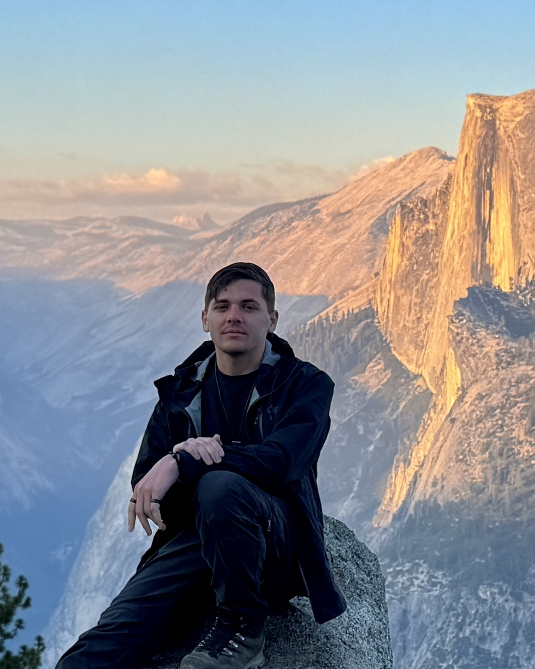
#> input picture assets/images/headshot.jpeg, 1070 x 1338 px (shown at 1/2 size)
$ python optimize_portraits.py
#> lines starting #> are read from the running program, lines starting #| are printed output that depends on the picture
"""Rebuild the responsive portrait derivatives from the retained original.

Authoring-only dependency: Pillow 12.3.0 (libwebp 1.6.0 in the release wheel).
The deployed website remains static and does not require Pillow.
"""
from __future__ import annotations
from pathlib import Path
from PIL import Image, ImageOps

ROOT = Path(__file__).resolve().parents[1]


def build() -> dict[str, dict[str, int]]:
    source = ROOT / "assets/images/headshot.jpeg"
    result = {}
    with Image.open(source) as original:
#> original is the input picture: PIL image 1070x1338 RGB; mean R, G, B 137.2, 139.8, 145.8
        portrait = ImageOps.exif_transpose(original).convert("RGB")
        for width in (480, 960):
            if width > portrait.width:
                raise ValueError("Do not enlarge the original portrait")
            height = round(width * portrait.height / portrait.width)
            resized = portrait.resize((width, height), Image.Resampling.LANCZOS)
            path = source.with_name(f"headshot-{width}.webp")
            resized.save(path, format="WEBP", quality=82, method=6)
            result[str(path.relative_to(ROOT))] = {
                "width": width, "height": height, "bytes": path.stat().st_size
            }
#> this loop made 2 passes
#> pass 1, in build, `resized = portrait.resize((width, height), Image.Resampling.LANCZOS)`:
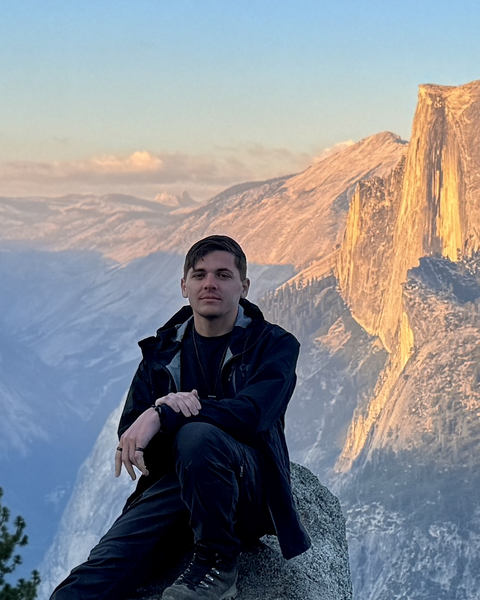
#> resized: PIL image 480x600 RGB; mean R, G, B 137.2, 139.8, 145.8
#> after the loop, result = 2 items
    return result


if __name__ == "__main__":
    import json
    print(json.dumps(build(), indent=2))
